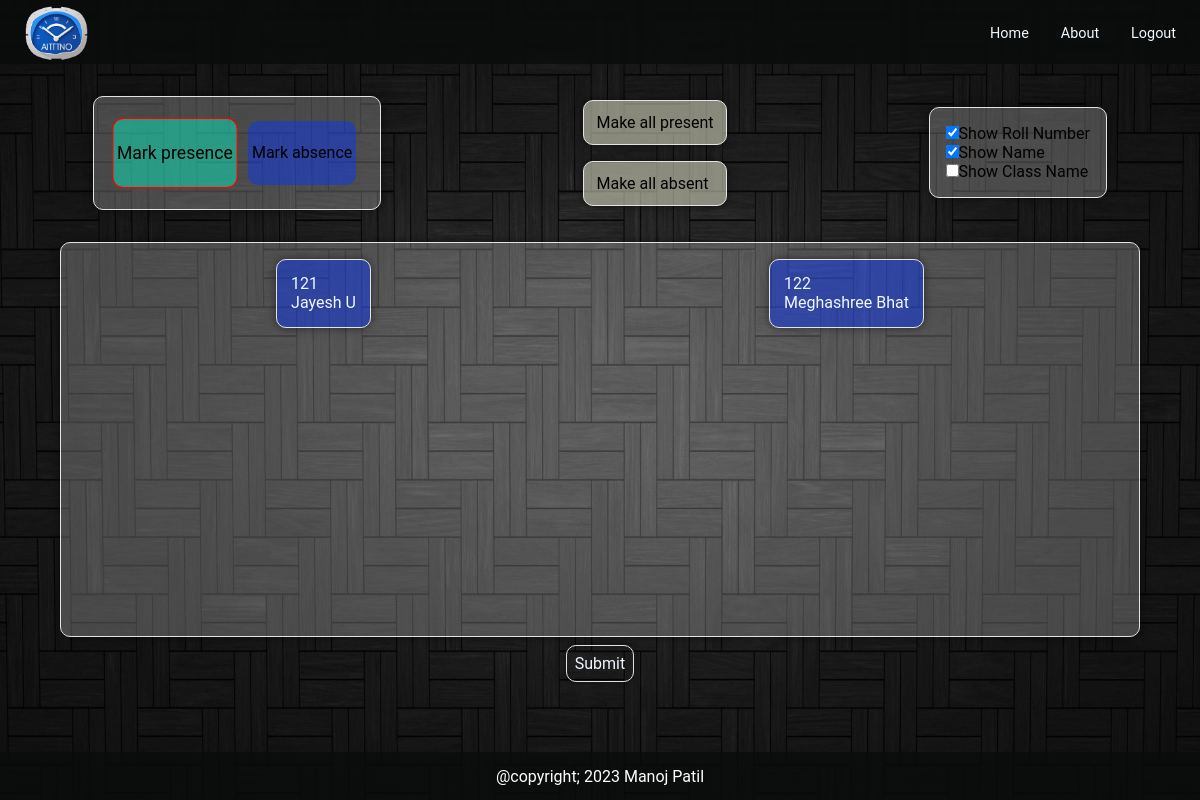
/2/attendance/638 (signed in), run on the app's committed database.
### mainapp/models.py (models this page shows, shortened)
class Student(models.Model):
    name = models.CharField(max_length=200)
    rollno = models.IntegerField(primary_key=True)
    cid= models.ForeignKey('Class',on_delete=models.CASCADE,default=1)

### mainapp/views.py (the view)
# urls.py: path('2/attendance/<int:sid>', mark, name='mark'),
@login_required(login_url="/login/")
def mark(request, sid):
    try:
        if request.user==Subject.objects.get(sid=sid).prof:
            sub=Subject.objects.get(sid=sid)
            if sub.partial:
                data=sub.students.all()
            else:
                data=sub.cid.students.all()
            context={'data':data,"sid":sid}
            return render(request,'mainapp/mark.html',context=context)
        else:
            return HttpResponse(status=404)
    except Exception:
        return HttpResponse(status=404)

### mainapp/templates/mainapp/mark.html (shortened to what this page needs)
{% extends 'base.html' %}
{% load static %}
{% block css %}
<link rel="stylesheet" href="{% static 'mainapp/mark.css' %}">
{% endblock css %}
{% block content %}
<div class="block-menu"><div class="block-one">
<div class="block-one-one selected_choice" id="1" onclick="selectOne(this)" style="color:black;background-color:#00ffcd70;">
Mark presence
</div>
<div class="block-one-two" id="2" onclick="selectOne(this)" style="color:black;background-color:#0033ff70;">
Mark absence
</div>
</div>
<div class="block_middle">
        <div class="all_present" onclick="allPresent()">Make all present</div>
        <div class="all_absent" onclick="allAbsent()">Make all absent</div>
</div>
<div class="block-two">
<div class="inner-box"><input type="checkbox" id="rollno" checked onchange="updateData(this)"><label for="rollno" style="color:black;">Show Roll Number</label></div>
<div class="inner-box"><input type="checkbox" id="name" checked onchange="updateData(this)"><label for="name" style="color:black;">Show Name</label></div>
<div class="inner-box"><input type="checkbox" id="class" onchange="updateData(this)"><label for="class" style="color:black;">Show Class Name</label></div>
</div>
</div>
<div class="block">
<div class="inner-block">
    {% for i in data %}
    <div class="box absent" onclick="mark(this)">
        <div class="box_rollno">{{i.rollno}}</div>
        <div class="box_name">{{i.name}}</div>
    </div>
    {% endfor %}
</div>
<div class="submit" onclick="sendAttendance({{sid}})">Submit</div>
</div>
{% endblock content %}

### mainapp/static/base.css (style rules this page uses)
* { margin:0px; padding:0px; box-sizing: border-box; color: aliceblue; }
html,body { height:100%; width:100%; font-family: 'Roboto', sans-serif; color:aliceblue; z-index: -1; }
body { background: url('images/wallpaper.jpg'); background-repeat: no-repeat; background-size: cover; }

### mainapp/static/mainapp/mark.css (style rules this page uses)
.block-one, .block-two { background-color: #f5f5f53b; padding: 1rem; display: flex; flex-direction: column; border-radius: 10px; border: 1px solid #e3e3e3; box-shadow: 0 0 10px rgba(0,0,0,0.5); transition: 0.3s; justify-content: space-around; }
.block_middle { display: flex; gap:1rem; flex-direction: column; justify-content: space-around; }
.block_middle>* { background: #f5f5dc80; color:black; cursor: pointer; padding: 1vw; border-radius: 10px; border: 1px solid #e3e3e3; box-shadow: 0 0 10px rgba(0,0,0,0.5); transition: 0.3s; }
.block-one { flex-direction:row; }
.block-menu { gap: 1rem; display: flex; align-items: center; justify-content: space-around; }
.block-one>* { display: flex; aspect-ratio: 16/9; margin: 0.5rem; padding:.2rem; align-items: center; justify-content: center; border-radius: 10px; cursor: pointer; border:solid; border-width:.1rem; border-color: transparent; }
.selected_choice { transform: scale(1.1); border-color: #fa0000; }
.block { margin-top: 2rem; height: 55vh; display: flex; gap:.5rem; flex-direction: column; justify-content: center; align-items: center; }
.block .inner-block { flex-grow: 2; padding: 1rem; display: flex; width: 90%; background-color: #f5f5f53b; overflow: scroll; border-radius: 10px; border: 1px solid #e3e3e3; box-shadow: 0 0 10px rgba(0,0,0,0.5); flex-wrap: wrap; justify-content: space-around; align-items: flex-start; }
.block .submit { min-height:1rem; cursor: pointer; border-radius: 10px; border: 1px solid #e3e3e3; padding:.5rem; box-shadow: 0 0 .3rem rgba(0,0,0,0.5); }
.box { cursor: pointer; padding:.9rem; border-radius: 10px; border: 1px solid #e3e3e3; box-shadow: 0 0 10px rgba(0,0,0,0.5); transition: 0.3s; }
.absent { background-color: #0033ff70; }

### data on the page
Student: rollno "121", name "Jayesh U"
Student: rollno "122", name "Meghashree Bhat"
